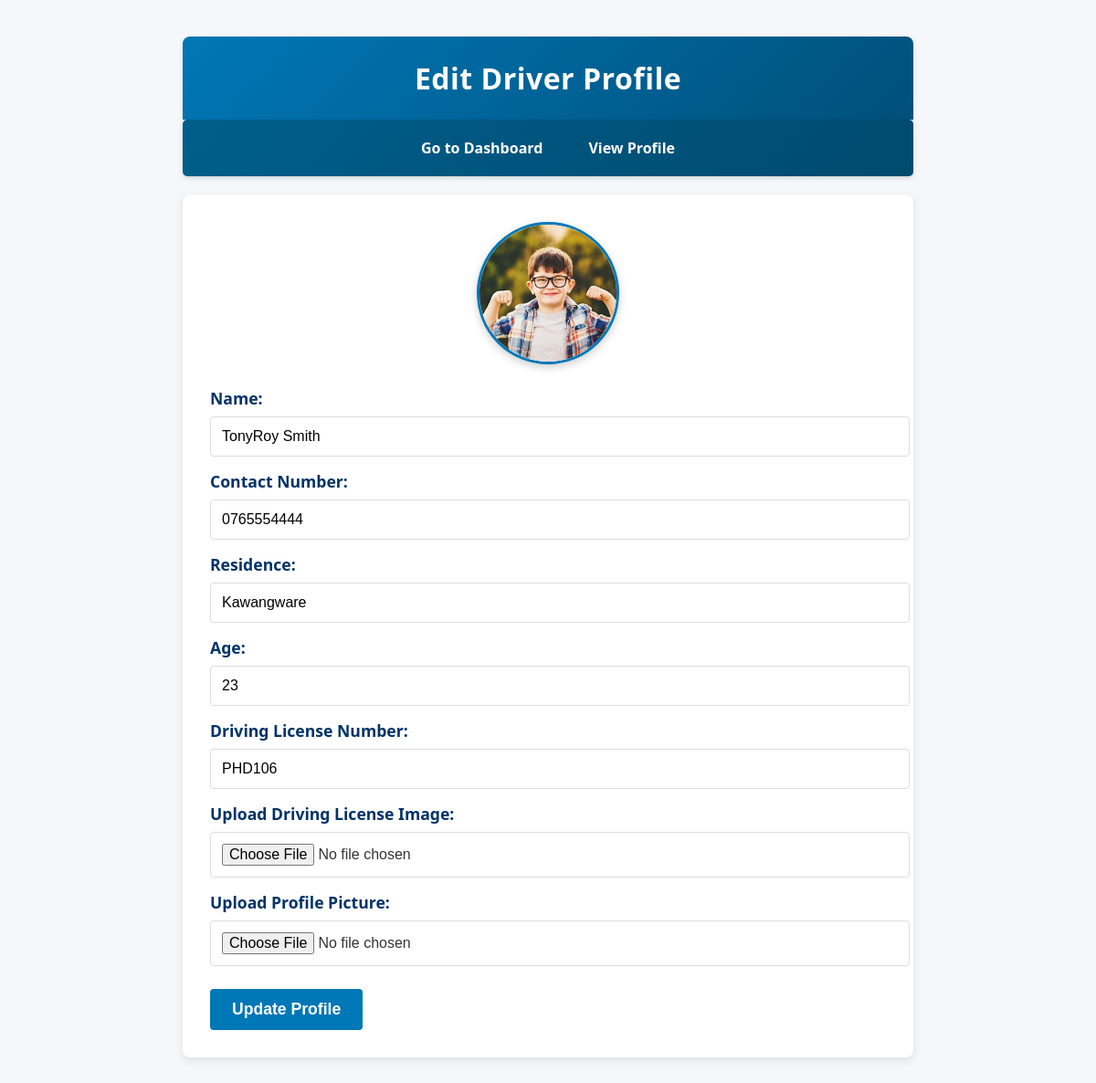
Screenshot of /driver/edit_profile.php (signed in) with the database file from the repository.
### tables this page shows
CREATE TABLE `drivers` (
  `driver_id` int(11) NOT NULL,
  `name` varchar(100) NOT NULL,
  `contact_no` varchar(15) NOT NULL,
  `residence` text NOT NULL,
  `age` int(11) NOT NULL CHECK (`age` between 18 and 70),
  `driving_license_no` varchar(50) NOT NULL,
  `license_image` varchar(255) NOT NULL,
  `email` varchar(255) NOT NULL,
  `password` varchar(255) NOT NULL,
  `profile_picture` varchar(255) DEFAULT NULL,
  `availability_status` enum('Available','Unavailable') DEFAULT 'Available',
  `reset_token` varchar(255) DEFAULT NULL,
  `token_expiration` datetime DEFAULT NULL
);

### driver/edit_profile.php (the view, shortened to what this page needs)
<?php
require_once 'include/db_connection.php';
if (isset($_SESSION['driver_email'])) {
    $email = $_SESSION['driver_email'];
    $stmt = $conn->prepare("SELECT name, contact_no, residence, age, driving_license_no, profile_picture,license_image FROM drivers WHERE email = ?");
    $stmt->bind_param("s", $email);
    $stmt->execute();
    $stmt->bind_result($name, $contact_no, $residence, $age, $driving_license_no, $profile_picture, $driving_license_image);
} else {
    echo "<p style='color: red;'>You are not logged in. Please log in to edit your profile.</p>";
    exit();
}
?>
<!DOCTYPE html>
<html lang="en">
<head>
    <link rel="stylesheet" href="assets/css/drivereditprofile.css">
</head>
<body>
<header>
    <h1>Edit Driver Profile</h1>
</header>
<div class="dashboard-header">
    <a href="dashboard.php">Go to Dashboard</a>
    <a href="viewprofile.php">View Profile</a>
</div>
<div class="profile-edit">
    <form action="" method="post" enctype="multipart/form-data">
        <img src="<?php echo htmlspecialchars($profile_picture); ?>" alt="Profile Picture">
        <label for="name">Name:</label>
        <input type="text" name="name" id="name" value="<?php echo htmlspecialchars($name); ?>" required>
        <label for="contact_no">Contact Number:</label>
        <input type="text" name="contact_no" id="contact_no" value="<?php echo htmlspecialchars($contact_no); ?>" required>
        <label for="residence">Residence:</label>
        <input type="text" name="residence" id="residence" value="<?php echo htmlspecialchars($residence); ?>" required>
        <label for="age">Age:</label>
        <input type="number" name="age" id="age" value="<?php echo htmlspecialchars($age); ?>" required>
        <label for="driving_license_no">Driving License Number:</label>
        <input type="text" name="driving_license_no" id="driving_license_no" value="<?php echo htmlspecialchars($driving_license_no); ?>" required>
        <label for="driving_license_image">Upload Driving License Image:</label>
        <input type="file" name="driving_license_image" id="driving_license_image">
        <label for="profile_picture">Upload Profile Picture:</label>
        <input type="file" name="profile_picture" id="profile_picture">
        <button type="submit">Update Profile</button>
    </form>
</div>
</body>
</html>

### driver/assets/css/drivereditprofile.css (style rules this page uses)
body { font-family: 'Segoe UI', Arial, sans-serif; max-width: 800px; margin: 20px auto; padding: 20px; background-color: #f5f7fa; color: #333; }
header { background: linear-gradient(135deg, #0077b6, #00507a); color: white; padding: 1.5rem; text-align: center; border-radius: 8px 8px 0 0; box-shadow: 0 2px 5px rgba(0,0,0,0.1); }
h1 { margin: 0; font-size: 2rem; letter-spacing: 0.5px; }
.dashboard-header { background: linear-gradient(135deg, #005f8c, #004a6e); padding: 12px; text-align: center; margin-bottom: 20px; border-radius: 5px; box-shadow: 0 2px 5px rgba(0,0,0,0.15); display: flex; justify-content: center; gap: 20px; }
.dashboard-header a { color: white; text-decoration: none; font-weight: 600; padding: 8px 15px; border-radius: 4px; transition: all 0.3s ease; }
.profile-edit { background-color: white; padding: 30px; border-radius: 8px; box-shadow: 0 3px 10px rgba(0,0,0,0.1); margin-top: 20px; transition: all 0.3s ease; }
.profile-edit label { font-weight: 600; color: #003366; display: block; margin-top: 15px; font-size: 1.1rem; }
.profile-edit input[type="text"], .profile-edit input[type="file"], .profile-edit input[type="number"] { width: 100%; padding: 12px; margin-top: 8px; border: 1px solid #ddd; border-radius: 4px; font-size: 1rem; transition: border 0.3s ease; }
.profile-edit button { background-color: #0077b6; color: white; padding: 12px 24px; border: none; border-radius: 4px; cursor: pointer; margin-top: 25px; font-size: 1.1rem; font-weight: 600; transition: all 0.3s ease; }
.profile-edit img { max-width: 150px; height: 150px; border-radius: 50%; margin: 0 auto 25px auto; display: block; border: 3px solid #0077b6; object-fit: cover; box-shadow: 0 3px 10px rgba(0,0,0,0.2); }

### rows the page displays
drivers: profile_picture (picture), name "TonyRoy Smith", contact_no "0765554444", residence "Kawangware", age "23", driving_license_no "PHD106"
